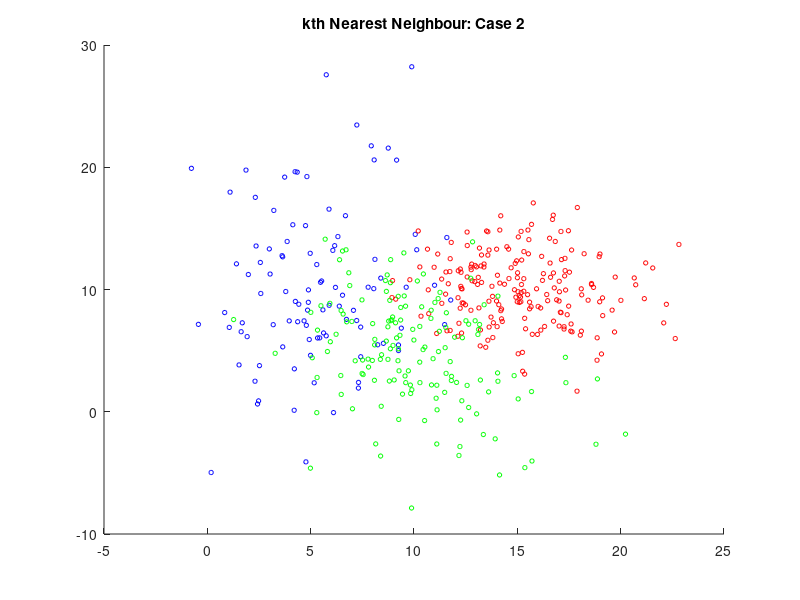

The MATLAB source for this figure: (Note: this script raises an error after producing the figure.)
clear all;
close all;

MU1 = [5 10];
SIGMA1 = [8 4; 4 40];
MU2 = [15 10];
SIGMA2 = [8 0; 0 8];
MU3 = [10 5];
SIGMA3 = [10 -5; -5 20];

R3 = chol(SIGMA1);
R4 = chol(SIGMA2);
R5 = chol(SIGMA3);

X1 = repmat(MU1,100,1) + randn(100,2)*R3;
X2 = repmat(MU2,200,1) + randn(200,2)*R4;
X3 = repmat(MU3,150,1) + randn(150,2)*R5;

SIGMA1 = cov(X1);
SIGMA2 = cov(X2);
SIGMA3 = cov(X3);

range1 = [-5:0.1:20]
range2 = [-5:0.1:20]

figure;
title('kth Nearest Neighbour: Case 2');
hold on;

scatter(X1(:,1), X1(:,2), 10, 'b');
scatter(X2(:,1), X2(:,2), 10, 'r');
scatter(X3(:,1), X3(:,2), 10, 'g');

[c_vectors, c_values] = eigs(SIGMA1);
[d_vectors, d_values] = eigs(SIGMA2);
[e_vectors, e_values] = eigs(SIGMA3);

kNN_1 = kNN_FS(range1, range2, 1, X1, X2, X3);
kNN_5 = kNN_FS(range1, range2, 5, X1, X2, X3);
contour(range1, range2, kNN_1', 2, 'r');
contour(range1, range2, kNN_5', 2, 'b');
legend('Class C', 'Class D', 'Class E', 'k = 1', 'k = 5');
hold on;

c_theta = atan2(c_vectors(2,1), c_vectors(1,1));
plot_ellipse(MU1(1), MU1(2), c_theta, sqrt(c_values(1,1)), sqrt(c_values(2,2)));

d_theta = atan2(d_vectors(2,1), d_vectors(1,1));
plot_ellipse(MU2(1), MU2(2), d_theta, sqrt(d_values(1,1)),sqrt(d_values(2,2)));

e_theta = atan2(e_vectors(2,1), e_vectors(1,1));
plot_ellipse(MU3(1), MU3(2), e_theta, sqrt(e_values(1,1)),sqrt(e_values(2,2)));

X1_test = repmat(MU1,100,1) + randn(100,2)*R3;
X2_test = repmat(MU2,200,1) + randn(200,2)*R4;
X3_test = repmat(MU3,150,1) + randn(150,2)*R5;

case2_classes = {X1_test, X2_test, X3_test};
confusion_1 = zeros(size(case2_classes, 2));
confusion_2 = zeros(size(case2_classes, 2));

for i=1:size(case2_classes, 2)
    current_class = cell2mat(case2_classes(i));
    for j=1:size(current_class, 1)

       predicted_1 = kNN_FS(current_class(j,1), current_class(j,2), 1, X1, X2, X3);
       predicted_2 = kNN_FS(current_class(j,1), current_class(j,2), 5, X1, X2, X3);
       confusion_1(i,predicted_1) = confusion_1(i,predicted_1) + 1;
       confusion_2(i,predicted_2) = confusion_2(i,predicted_2) + 1;
    end
end 

confusion_1
confusion_2

error_1 = (sum(confusion_1(:)) - trace(confusion_1)) / sum(confusion_1(:))
error_2 = (sum(confusion_2(:)) - trace(confusion_2)) / sum(confusion_2(:))